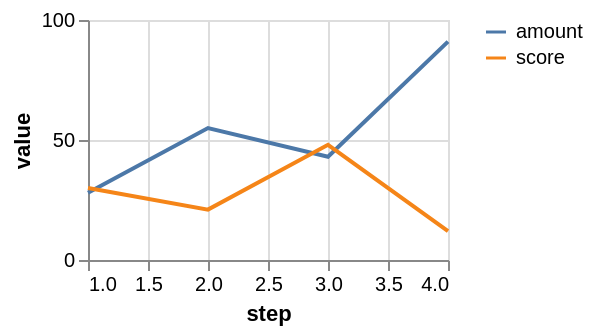

Describe this chart as a Vega-Lite specification.
### Vega-Lite specification from a JSON file in a GitHub repository (floating-point values rounded to 4 significant figures)
{"$schema": "https://vega.github.io/schema/vega-lite/v5.json", "description": "Two measures drawn over one another, each line a copy of the same template.", "data": {"values": [{"step": 1, "amount": 28, "score": 30}, {"step": 2, "amount": 55, "score": 21}, {"step": 3, "amount": 43, "score": 48}, {"step": 4, "amount": 91, "score": 12}]}, "width": 180, "height": 120, "repeat": {"layer": ["amount", "score"]}, "spec": {"mark": "line", "encoding": {"x": {"field": "step", "type": "quantitative"}, "y": {"field": {"repeat": "layer"}, "type": "quantitative", "title": "value"}, "color": {"datum": {"repeat": "layer"}, "type": "nominal"}}}}
